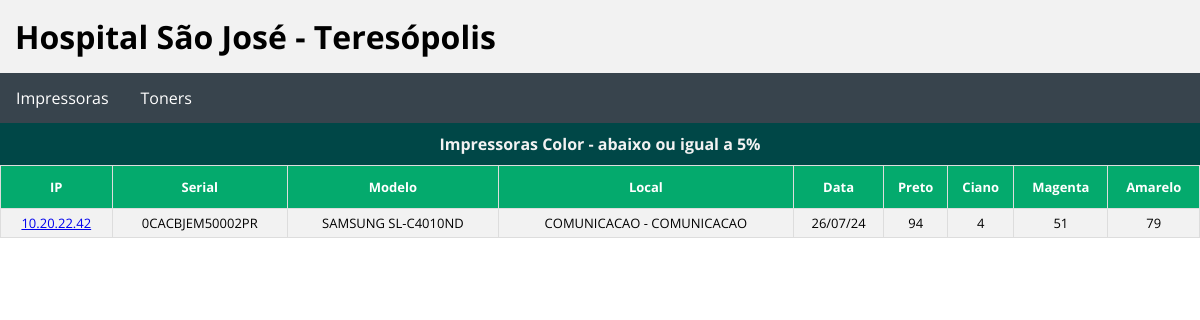
Screenshot of /color with the database file from the repository.
### tables this page shows
CREATE TABLE "INVENTARIO_TI_PRINTERS" (
	"MODELO"	TEXT NOT NULL,
	"SERIAL"	TEXT NOT NULL,
	"CD_SETOR"	TEXT,
	"ANDAR"	TEXT,
	"LOCAL"	TEXT,
	"IP"	TEXT,
	"MAC"	TEXT,
	"CD_EMPRESA"	INTEGER,
	"TP_CONEXAO"	TEXT,
	"DATA"	DATE,
	"PRETO"	INTEGER,
	"CIANO"	INTEGER,
	"MAGENTA"	INTEGER,
	"AMARELO"	INTEGER,
	"FUSOR"	INTEGER,
	"IMAGEM"	INTEGER,
	"BELT"	INTEGER,
	"NDD"	TEXT,
	"STATUS"	TEXT
);

### app.py (the view)
@app.route('/color')
def tcolor():
    data = execute_query(QUERIES['pesquisaColor'])
    return render_template('color.html', dataC=data)

### app.py (called while the page is built)
def get_db_connection():
    return sqlite3.connect(DATABASE)

def execute_query(query, params=None):
    with get_db_connection() as conn:
        conn.row_factory = sqlite3.Row
        cursor = conn.cursor()
        cursor.execute(query, params or ())
        data = cursor.fetchall()
    return data

### templates/color.html (shortened to what this page needs)
{% extends 'base.html' %}
{% block body %}
<div>
    <h2>Impressoras Color - abaixo ou igual a 5%</h2>
        <table  id="equipamentos">
            <tr>
                <th>IP</th>
                <th>Serial</th>
                <th>Modelo</th>
                <th>Local</th>
                <th>Data</th>
                <th>Preto</th>
                <th>Ciano</th>
                <th>Magenta</th>
                <th>Amarelo</th>
            </tr>
            {% for row in dataC %}
            <tr>
                <td><a href = http://{{row[0]}} target="_blank"</a>{{row[0]}}</td>
                <td>{{row[1]}}</td>
                <td>{{row[2]}}</td>
                <td>{{row[3]}}</td>
                <td>{{row[4]}}</td>
                <td>{{row[5]}}</td>
                <td>{{row[6]}}</td>
                <td>{{row[7]}}</td>
                <td>{{row[8]}}</td>
            </tr>
            {% endfor %}
        </table>
</div>
{% endblock %}

### static/css/style.css (style rules this page uses)
* { margin: 0 auto; padding: 0; box-sizing: border-box; font-family: 'Open Sans', sans-serif; }
h2 { background-color: #004747; color: #f2f2f2; border-collapse: collapse; text-align: center; font-size:medium; padding: 10px; }
#equipamentos { font-size: small; border-collapse: collapse; width: 100%; }
#equipamentos td, #equipamentos th { border: 1px solid #ddd; padding: 5px; }
#equipamentos tr:nth-child(even) { background-color: #f2f2f2; }
#equipamentos th { padding-top: 12px; padding-bottom: 12px; text-align: center; background-color: #04AA6D; color: white; }
td { text-align: center; }

### rows the page displays
INVENTARIO_TI_PRINTERS: IP "10.20.22.42", SERIAL "0CACBJEM50002PR", MODELO "SAMSUNG SL-C4010ND", LOCAL "COMUNICACAO - COMUNICACAO", DATA "26/07/24", PRETO "94", CIANO "4", MAGENTA "51", AMARELO "79"
